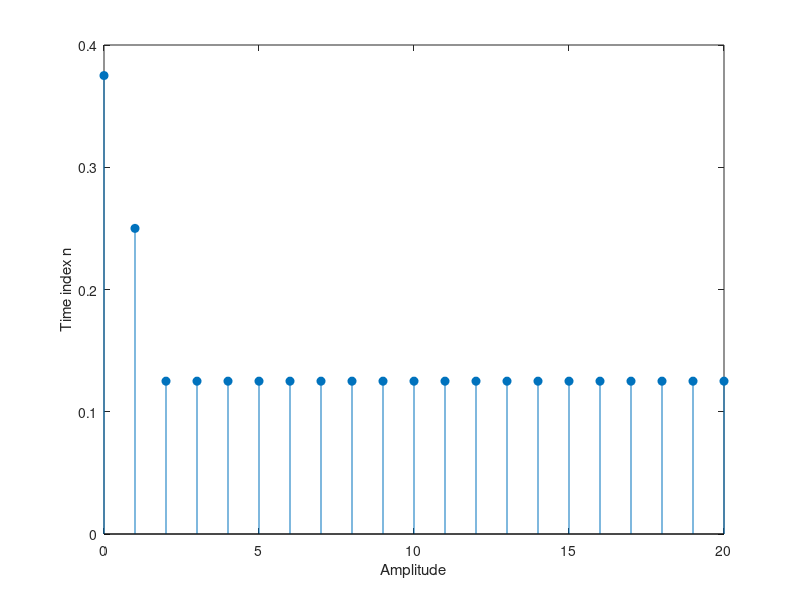

Write the MATLAB code that produced this figure.
clc; clear all;
a=5/8; B=3;
x = [3/8 zeros(1,20)]
ycap=0;
for n=1:21
  ay=abs(a*ycap);
  ay=ay+(1/2)*2^(-B);
  Qy=0;
  for k=1:B
    Qy=fix(ay*2)/(2^k) +Qy;
    ay=(ay*2)-fix(ay*2);
  end
  Qy=sign(a*ycap)*Qy;
  y(n)=Qy+x(n);
  ycap = y(n);
end
k=0:20;
stem(k,y,'filled');
xlabel('Amplitude');
ylabel('Time index n');